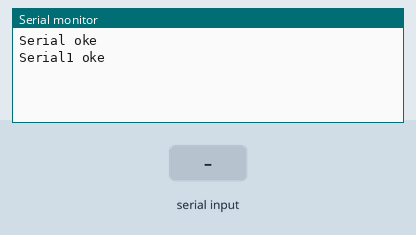
Bench run of a sketch on a simulated Arduino Mega 2560, built with avr-gcc and run on an emulated ATmega2560. Shown: the last lines printed to the serial monitor. The inputs (shaded band) are chosen by the test bench.

Above: at 1.2 s.
1.3 s: "1\n" received over the second serial link
At 1.7 s:
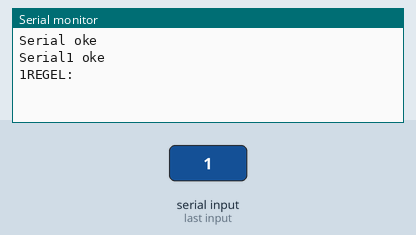
2.8 s: "0\n" received over the second serial link
At 4.0 s:
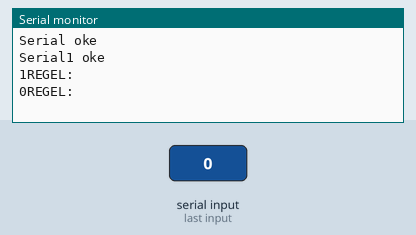
4.3 s: "2\n" received over the second serial link
At 5.1 s:
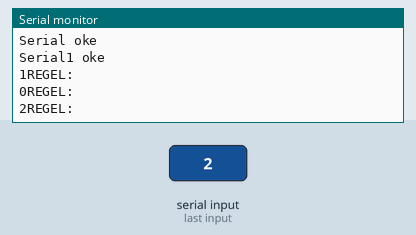

Measured:
- after the input at 1.3 s, the serial monitor: prints a new line at once (image 1)
- after the input at 2.8 s, the serial monitor: prints a new line at once (image 2)
- after the input at 4.3 s, the serial monitor: prints a new line at once (image 3)

The sketch:

SlimmeMeterP1Mega.ino
```cpp
char c;

void setup() {
    Serial.begin(115200);
    Serial.println("Serial oke");
    Serial1.begin(115200);
    Serial.println("Serial1 oke");
}

void loop() {
    if (Serial1.available()) {
        c = Serial1.read();


        // --- 7 bits instelling ---
        c &= ~(1 << 7);
        char inChar = (char)c;
        if (inChar == '\n') {
         Serial.println("REGEL: ");
        }
    Serial.print(c);
    }
}
```
